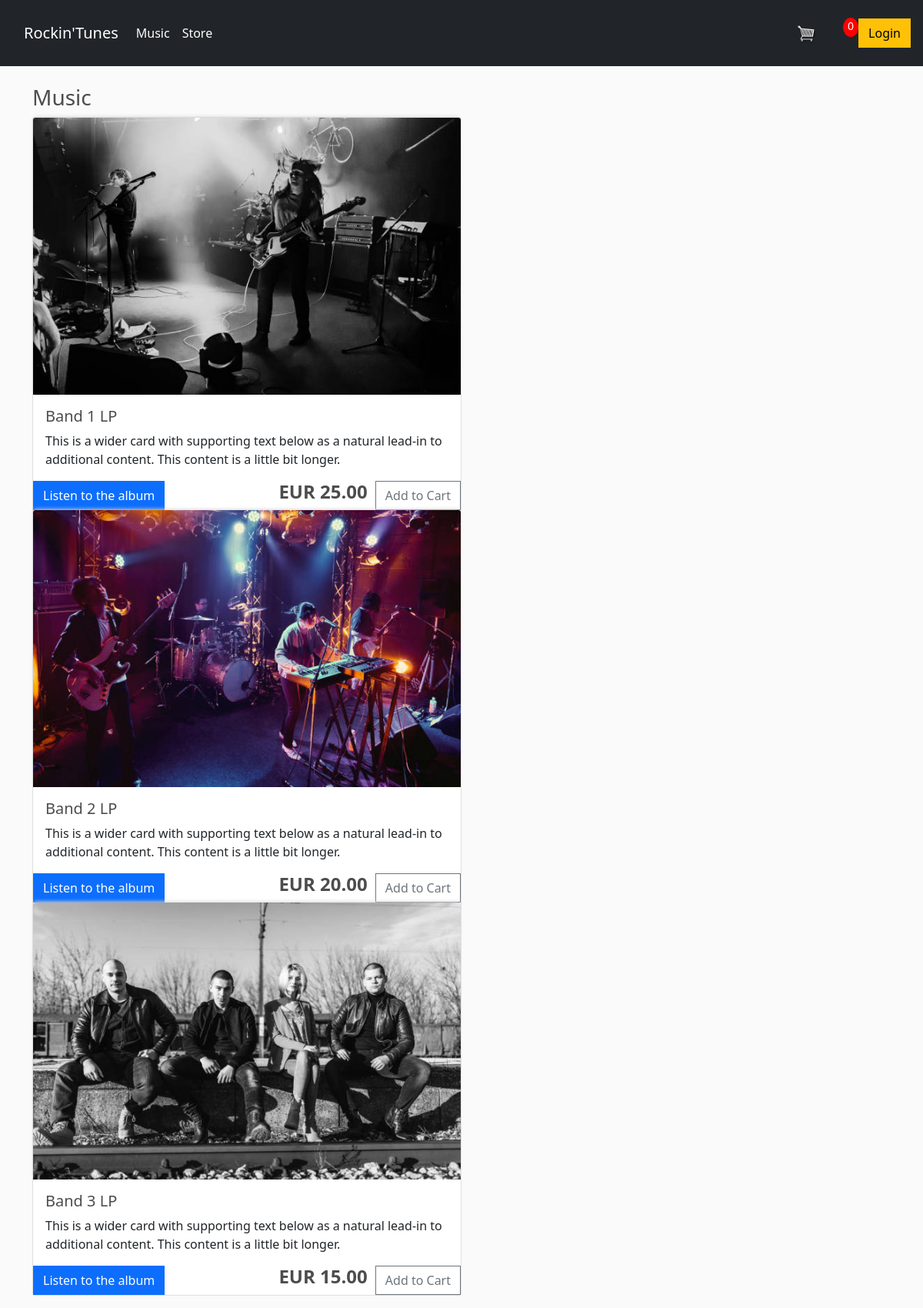
The app's page /music/ with its own data.
### store/models.py (models this page shows, shortened)
class AlbumProduct(models.Model):
    name = models.CharField(max_length=200, null=True)
    price = models.DecimalField(max_digits=10, decimal_places=2)
    digital = models.BooleanField(default=True, null=True, blank=False)
    image = models.ImageField(null=True, blank=True, upload_to='images')
    audio = models.FileField(default=True, upload_to='audio')
    @property
    def imageURL(self):
        try:
            url = self.image.url
        except:
            url = ''
        return url
    @property
    def audioURL(self):
        try:
            url = self.audio.url
        except:
            url = ''
        return url

### store/views.py (the view)
# urls.py: path('music/', views.music, name='music'),
def music(request):
    if request.user.is_authenticated:
        customer = request.user.customer
        order, created = Order.objects.get_or_create(customer=customer, complete=False)
        items = order.orderitem_set.all()
        cartItems = order.get_cart_items
    else:
        cookieData = cookieCart(request)
        cartItems = cookieData['cartItems']
    albumProducts = AlbumProduct.objects.all()
    context = {'albumProducts': albumProducts, 'cartItems': cartItems}
    return render(request, 'store/music.html', context)

### store/utils.py (called while the page is built, shortened)
def cookieCart(request):
    try:
        cart = json.loads(request.COOKIES['cart'])
    except:
        cart = {}
    print('Cart:', cart)
    items = []
    order = {'get_cart_total': 0, 'get_cart_items': 0, 'shipping': False}
    cartItems = order['get_cart_items']
    return {'cartItems': cartItems, 'order': order, 'items': items}

### store/templates/store/music.html (shortened to what this page needs)
{% extends 'store/main.html' %}
{% load static %}
{% block content %}
<h3>Music</h3>
    <div class="card mb-3" style="width: 50%">
        {% for albumProduct in albumProducts %}
        <img class="card-img-top" style="width: 100%; height: 360px" src="{{albumProduct.imageURL}}" alt="Card image cap">
        <div class="card-body">
            <h5 class="card-title">{{albumProduct.name}}</h5>
            <p class="card-text">This is a wider card with supporting text below as a natural lead-in to additional content. This content is a little bit longer.</p>
        </div>
        <div>
            <button class="btn btn-primary" type="button" data-toggle="collapse" data-target="#collapseExample" aria-expanded="false" aria-controls="collapseExample">
                Listen to the album
            </button>
            <button style="display: inline-block; float: right; margin-left: 10px" data-product={{albumProduct.id}} data-action="add" class="btn btn-outline-secondary add-btn update-cart card-btn">
                Add to Cart
            </button>
            <h4 style="display: inline-block; float: right"><strong>EUR {{albumProduct.price|floatformat:2}}</strong></h4>
        </div>
        {% endfor %}
    </div>
{% endblock content %}

### static/css/main.css (style rules this page uses)
body { background-color: hsl(0, 0%, 98%); }
h1,h2,h3,h4,h5,h6 { color:hsl(0, 0%, 30%); }
.thumbnail, .card-img-top { width: 100%; height: 200px; -webkit-box-shadow: -1px -3px 5px -2px rgba(214,214,214,1); -moz-box-shadow: -1px -3px 5px -2px rgba(214,214,214,1); box-shadow: -1px -3px 5px -2px rgba(214,214,214,1); }
.btn { border-radius: 0; }
.mb-3 { width: 80%; }

### records on screen
AlbumProduct: imageURL (picture), name "Band 1 LP", price "25.00"
AlbumProduct: imageURL (picture), name "Band 2 LP", price "20.00"
AlbumProduct: imageURL (picture), name "Band 3 LP", price "15.00"

### other values on screen
{{ cartItems }} "0"
